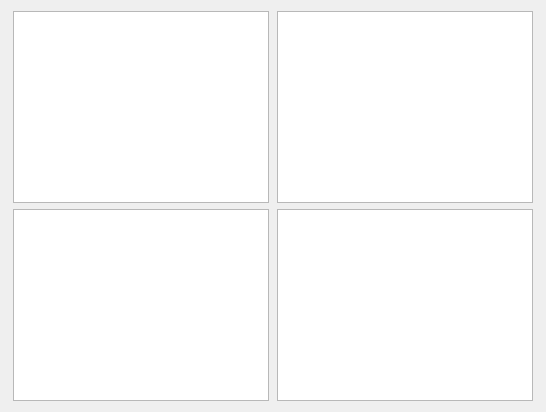
            <widget class="QWidget" name="tabGateL">
             <attribute name="title">
              <string>OptOp</string>
             </attribute>
             <layout class="QGridLayout" name="gridLayout_5">
              <item row="0" column="0">
               <layout class="QVBoxLayout" name="verticalLayout_9" stretch="10,10">
                <item>
                 <layout class="QHBoxLayout" name="horizontalLayout_52" stretch="0,1,0,1,0">
                  <item>
                   <spacer name="horizontalSpacer_11">
                    <property name="orientation">
                     <enum>Qt::Horizontal</enum>
                    </property>
                    <property name="sizeHint" stdset="0">
                     <size>
                      <width>2</width>
                      <height>20</height>
                     </size>
                    </property>
                   </spacer>
                  </item>
                  <item>
                   <widget class="PlotWidget" name="topLPlotL"/>
                  </item>
                  <item>
                   <spacer name="horizontalSpacer_23">
                    <property name="orientation">
                     <enum>Qt::Horizontal</enum>
                    </property>
                    <property name="sizeHint" stdset="0">
                     <size>
                      <width>2</width>
                      <height>20</height>
                     </size>
                    </property>
                   </spacer>
                  </item>
                  <item>
                   <widget class="PlotWidget" name="topRPlotL"/>
                  </item>
                  <item>
                   <spacer name="horizontalSpacer_13">
                    <property name="orientation">
                     <enum>Qt::Horizontal</enum>
                    </property>
                    <property name="sizeHint" stdset="0">
                     <size>
                      <width>2</width>
                      <height>20</height>
                     </size>
                    </property>
                   </spacer>
                  </item>
                 </layout>
                </item>
                <item>
                 <layout class="QHBoxLayout" name="horizontalLayout_53" stretch="0,1,0,1,0">
                  <item>
                   <spacer name="horizontalSpacer_14">
                    <property name="orientation">
                     <enum>Qt::Horizontal</enum>
                    </property>
                    <property name="sizeHint" stdset="0">
                     <size>
                      <width>2</width>
                      <height>20</height>
                     </size>
                    </property>
                   </spacer>
                  </item>
                  <item>
                   <widget class="PlotWidget" name="botLPlotL"/>
                  </item>
                  <item>
                   <spacer name="horizontalSpacer_27">
                    <property name="orientation">
                     <enum>Qt::Horizontal</enum>
                    </property>
                    <property name="sizeHint" stdset="0">
                     <size>
                      <width>2</width>
                      <height>20</height>
                     </size>
                    </property>
                   </spacer>
                  </item>
                  <item>
                   <widget class="PlotWidget" name="botRPlotL"/>
                  </item>
                  <item>
                   <spacer name="horizontalSpacer_16">
                    <property name="orientation">
                     <enum>Qt::Horizontal</enum>
                    </property>
                    <property name="sizeHint" stdset="0">
                     <size>
                      <width>2</width>
                      <height>20</height>
                     </size>
                    </property>
                   </spacer>
                  </item>
                 </layout>
                </item>
               </layout>
              </item>
             </layout>
            </widget>
